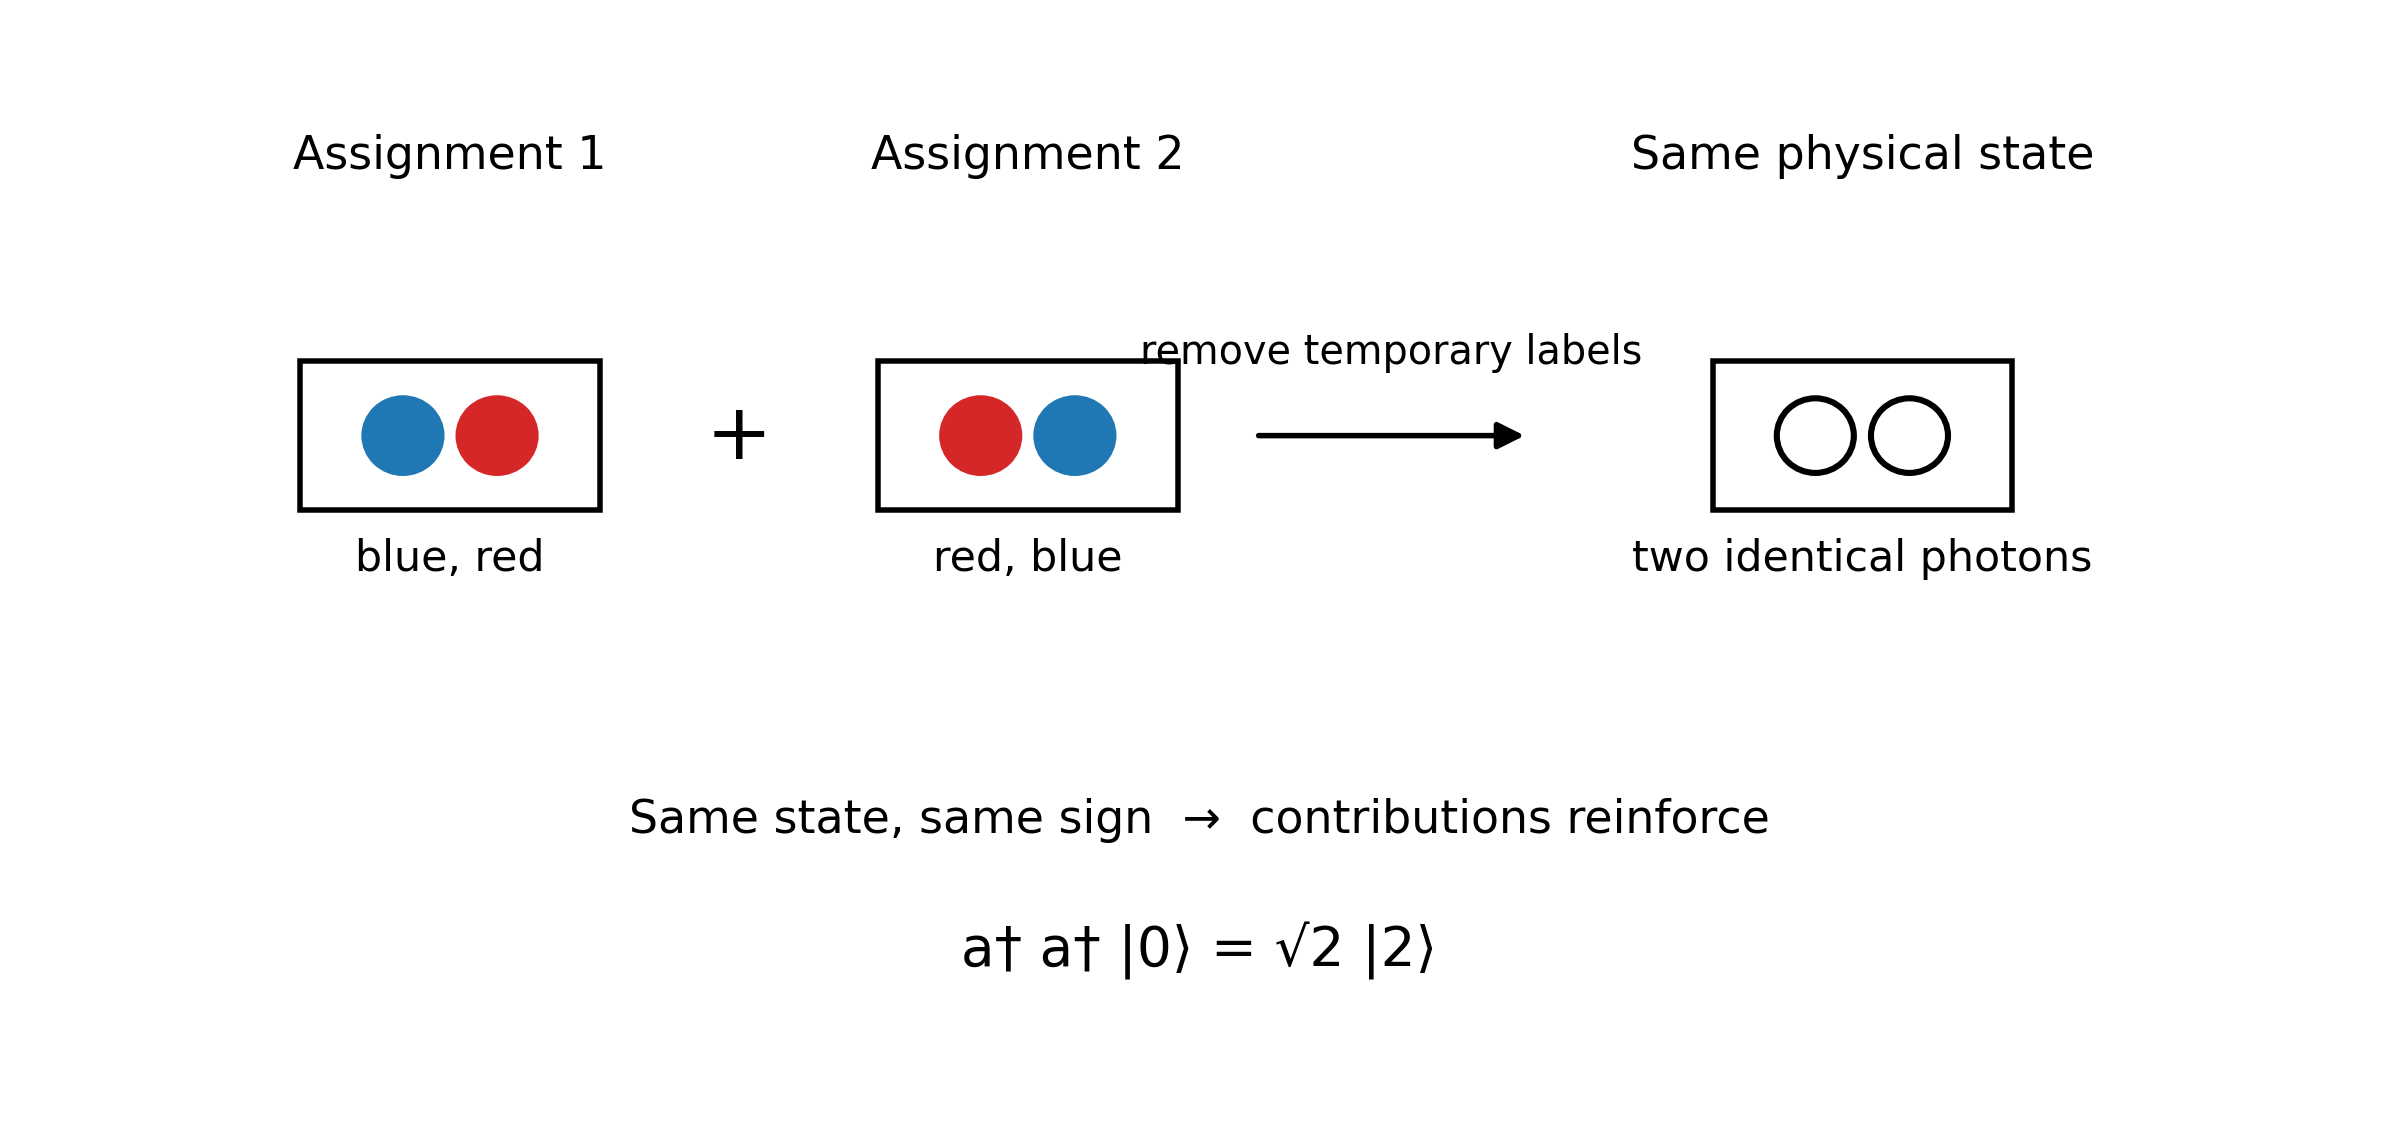

Write the Python code that produced this figure.
import matplotlib.pyplot as plt
from matplotlib.patches import Circle, FancyArrowPatch, Rectangle
from pathlib import Path

OUT_PNG = Path("HOM_figure3_indistinguishable_bosons.png")

BLUE = "#1f77b4"
RED = "#d62728"
EDGE = "black"
FS = 14

def photon(ax, x, y, color=None, radius=0.18, label=None):
    face = "white" if color is None else color
    edge = EDGE if color is None else color
    ax.add_patch(Circle((x, y), radius, facecolor=face, edgecolor=edge, lw=2))
    if label:
        ax.text(x, y - 0.34, label, ha="center", va="top", fontsize=FS-1)

def mode_box(ax, x, y, width=1.4, height=0.72):
    ax.add_patch(Rectangle((x-width/2, y-height/2), width, height,
                           fill=False, edgecolor=EDGE, lw=1.8))

def arrow(ax, x1, y1, x2, y2):
    ax.add_patch(FancyArrowPatch((x1, y1), (x2, y2),
                                 arrowstyle="-|>",
                                 mutation_scale=18,
                                 linewidth=1.8,
                                 color="black"))

fig, ax = plt.subplots(figsize=(11, 5.2))
ax.set_xlim(0, 11)
ax.set_ylim(0, 5.2)
ax.axis("off")

ax.text(2.0, 4.55, "Assignment 1", ha="center", va="center", fontsize=FS+1)
ax.text(4.7, 4.55, "Assignment 2", ha="center", va="center", fontsize=FS+1)

mode_box(ax, 2.0, 3.2)
mode_box(ax, 4.7, 3.2)

photon(ax, 1.78, 3.2, BLUE)
photon(ax, 2.22, 3.2, RED)
ax.text(2.0, 2.55, "blue, red", ha="center", fontsize=FS)

photon(ax, 4.48, 3.2, RED)
photon(ax, 4.92, 3.2, BLUE)
ax.text(4.7, 2.55, "red, blue", ha="center", fontsize=FS)

ax.text(3.35, 3.2, "+", ha="center", va="center", fontsize=26)

arrow(ax, 5.75, 3.2, 7.05, 3.2)
ax.text(6.4, 3.55, "remove temporary labels", ha="center", fontsize=FS-1)

ax.text(8.6, 4.55, "Same physical state", ha="center", va="center", fontsize=FS+1)
mode_box(ax, 8.6, 3.2)

photon(ax, 8.38, 3.2, None)
photon(ax, 8.82, 3.2, None)
ax.text(8.6, 2.55, "two identical photons", ha="center", fontsize=FS)

ax.text(5.5, 1.35,
        "Same state, same sign  →  contributions reinforce",
        ha="center", va="center", fontsize=FS+1)

ax.text(5.5, 0.72,
        "a† a† |0⟩ = √2 |2⟩",
        ha="center", va="center", fontsize=18)

plt.tight_layout()
fig.savefig(OUT_PNG, dpi=220, bbox_inches="tight", facecolor="white")
plt.show()
